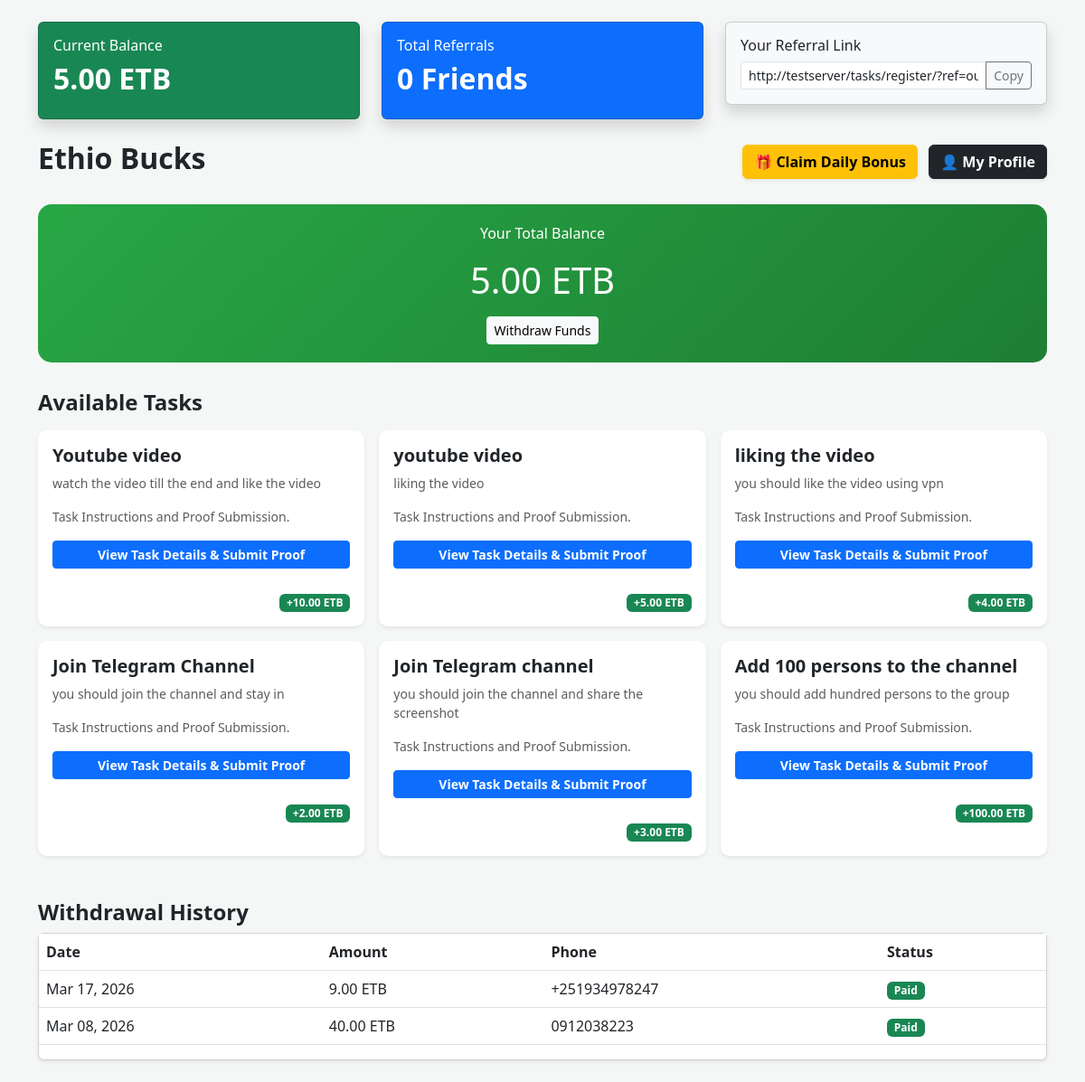
The page /tasks/ (signed in) on the database its author committed.
### tasks/models.py (models this page shows, shortened)
class Profile(models.Model):
    user = models.OneToOneField(User, on_delete=models.CASCADE)
    balance = models.DecimalField(max_digits=10, decimal_places=2, default=0.00)
    last_bonus_date = models.DateTimeField(null=True, blank=True)
    referred_by = models.ForeignKey(User, on_delete=models.SET_NULL, null=True, blank=True, related_name='referrals')

class Task(models.Model):
    title = models.CharField(max_length=200)
    link = models.URLField()
    reward = models.DecimalField(max_digits=10, decimal_places=2)
    description = models.TextField(blank=True)
    requires_proof = models.BooleanField(default=False)

class WithdrawalRequest(models.Model):
    user = models.ForeignKey(User, on_delete=models.CASCADE)
    amount = models.DecimalField(max_digits=10, decimal_places=2)
    phone_number = models.CharField(max_length=15)
    payment_method = models.CharField(max_length=50, default="Telebirr")
    is_approved = models.BooleanField(default=False)
    created_at = models.DateTimeField(auto_now_add=True)

### tasks/views.py (the view)
# urls.py: path('', views.task_list, name='task_list'),
@login_required
def task_list(request):
    all_tasks = Task.objects.all()
    user_profile, created = Profile.objects.get_or_create(user=request.user)
    referral_count = request.user.referrals.count()
    my_withdrawals = WithdrawalRequest.objects.filter(user=request.user).order_by('-created_at')
    pending_money = my_withdrawals.filter(is_approved=False).aggregate(Sum('amount'))['amount__sum'] or 0.00
    approved_money = my_withdrawals.filter(is_approved=True).aggregate(Sum('amount'))['amount__sum'] or 0.00
    context = {
        'tasks': all_tasks,
        'profile': user_profile,
        'referral_count': referral_count,
        'withdrawals': my_withdrawals,
        'pending_money': pending_money,
        'approved_money': approved_money,
    }
    return render(request, 'tasks/task_list.html', context)

### tasks/templates/tasks/task_list.html (shortened to what this page needs)
<!DOCTYPE html>
<html lang="en">
<head>
    <link href="https://cdn.jsdelivr.net/npm/bootstrap@5.3.0/dist/css/bootstrap.min.css" rel="stylesheet">
</head>
<body>
<div class="container py-4">
    <div class="row mb-4">
        <div class="col-md-4">
            <div class="card bg-success text-white shadow">
                <div class="card-body">
                    <h6>Current Balance</h6>
                    <h2 class="fw-bold">{{ profile.balance }} ETB</h2>
                </div>
            </div>
        </div>
        <div class="col-md-4">
            <div class="card bg-primary text-white shadow">
                <div class="card-body">
                    <h6>Total Referrals</h6>
                    <h2 class="fw-bold">{{ referral_count }} Friends</h2>
                </div>
            </div>
        </div>
        <div class="col-md-4">
            <div class="card bg-light shadow">
                <div class="card-body">
                    <h6>Your Referral Link</h6>
                    <div class="input-group">
                        <input type="text" id="refLink" class="form-control form-control-sm"
                               value="{{ request.scheme }}://{{ request.get_host }}{% url 'tasks:register' %}?ref={{ request.user.username }}"
                               readonly>
                        <button class="btn btn-outline-secondary btn-sm" onclick="copyLink()">Copy</button>
                    </div>
                </div>
            </div>
        </div>
    </div>
    <div class="d-flex justify-content-between align-items-center mb-4">
        <h2 class="fw-bold text-dark">Ethio Bucks</h2>
        <div>
            <a href="{% url 'tasks:claim_daily_bonus' %}" class="btn btn-warning shadow-sm me-2 fw-bold">
                🎁 Claim Daily Bonus
            </a>
            <a href="{% url 'tasks:profile' %}" class="btn btn-dark shadow-sm fw-bold">
                👤 My Profile
            </a>
        </div>
    </div>
    <div class="wallet-card text-center">
        <p>Your Total Balance</p>
        <h1>{{ profile.balance }} ETB</h1>
        <a href="{% url 'tasks:withdraw_money' %}" class="btn btn-light btn-sm mt-2">
            Withdraw Funds
        </a>
    </div>
    <h4 class="mb-3 fw-bold">Available Tasks</h4>
    <div class="row g-3">
        {% for task in tasks %}
        <div class="col-md-6 col-lg-4">
            <div class="card task-card h-100 shadow-sm">
                <div class="card-body d-flex flex-column">
                    <h5 class="fw-bold">{{ task.title }}</h5>
                    <p class="text-muted small">{{ task.description }}</p>
                    <p class="small text-muted">
                        Task Instructions and Proof Submission.
                    </p>
                    <a href="{% url 'tasks:task_detail' task.id %}" class="btn btn-primary btn-sm mb-2 w-100 fw-bold">
                        View Task Details & Submit Proof
                    </a>
                    <div class="mt-3 text-end">
                        <span class="badge bg-success">+{{ task.reward }} ETB</span>
                    </div>
                </div>
            </div>
        </div>
        {% empty %}
        <p class="text-muted text-center">No tasks available right now.</p>
        {% endfor %}
    </div>
    <div class="mt-5">
        <h4 class="fw-bold">Withdrawal History</h4>
        <div class="card shadow-sm">
            <div class="table-responsive">
                <table class="table table-hover">
                    <thead>
                        <tr>
                            <th>Date</th>
                            <th>Amount</th>
                            <th>Phone</th>
                            <th>Status</th>
                        </tr>
                    </thead>
                    <tbody>
                        {% for withdrawal in withdrawals %}
                        <tr>
                            <td>{{ withdrawal.created_at|date:"M d, Y" }}</td>
                            <td>{{ withdrawal.amount }} ETB</td>
                            <td>{{ withdrawal.phone_number }}</td>
                            <td>
                                {% if withdrawal.is_approved %}
                                    <span class="badge bg-success">Paid</span>
                                {% else %}
                                    <span class="badge bg-warning text-dark">Pending</span>
                                {% endif %}
                            </td>
                        </tr>
                        {% empty %}
                        <tr>
                            <td colspan="4" class="text-center">No withdrawals yet.</td>
                        </tr>
                        {% endfor %}
                    </tbody>
                </table>
            </div>
        </div>
    </div>
</div>
</body>
</html>

### tasks/templates/tasks/task_list.html (style rules this page uses)
body { background-color: #f4f7f6; font-family: 'Segoe UI', Tahoma, Geneva, Verdana, sans-serif; }
.wallet-card { background: linear-gradient(135deg, #28a745 0%, #1e7e34 100%); color: white; border-radius: 15px; padding: 20px; margin-bottom: 30px; }
.task-card { border: none; border-radius: 10px; transition: transform 0.2s; }

### rows shown on the page
Profile: balance "5.00"
Task: title "Youtube video", description "watch the video till the end and like the video", reward "10.00"
Task: title "youtube video", description "liking the video", reward "5.00"
Task: title "liking the video", description "you should like the video using vpn", reward "4.00"
Task: title "Join Telegram Channel", description "you should join the channel and stay in", reward "2.00"
Task: title "Join Telegram channel", description "you should join the channel and share the screenshot", reward "3.00"
Task: title "Add 100 persons to the channel", description "you should add hundred persons to the group", reward "100.00"
WithdrawalRequest: created_at "Mar 17, 2026", amount "9.00", phone_number "+251934978247", is_approved "Paid"
WithdrawalRequest: created_at "Mar 08, 2026", amount "40.00", phone_number "0912038223", is_approved "Paid"

### other values the page prints
{{ referral_count }} "0"
